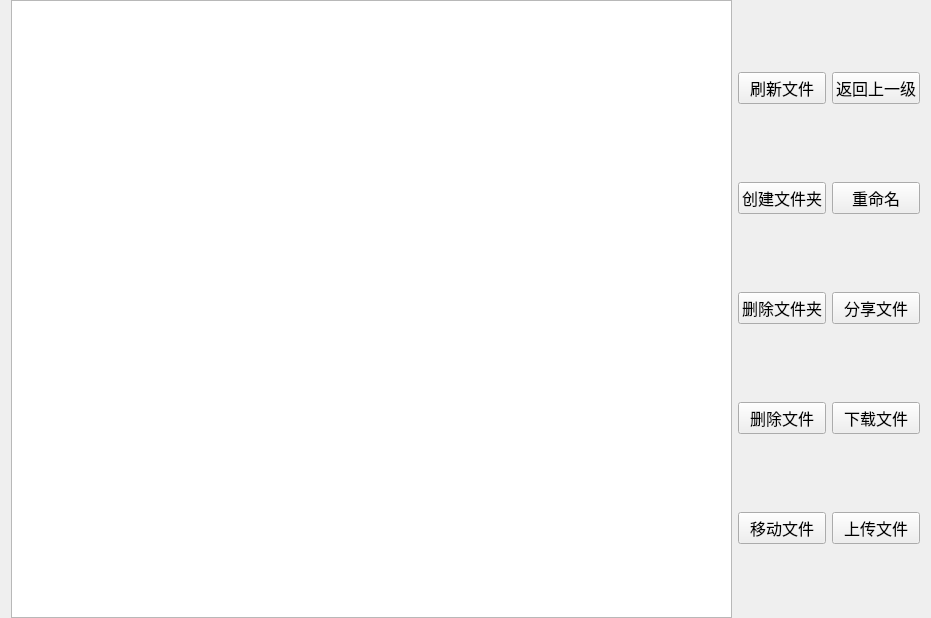
<?xml version="1.0" encoding="UTF-8"?>
<ui version="4.0">
 <class>File</class>
 <widget class="QWidget" name="File">
  <property name="geometry">
   <rect>
    <x>0</x>
    <y>0</y>
    <width>931</width>
    <height>618</height>
   </rect>
  </property>
  <property name="windowTitle">
   <string>Form</string>
  </property>
  <layout class="QGridLayout" name="gridLayout_2">
   <property name="topMargin">
    <number>0</number>
   </property>
   <property name="bottomMargin">
    <number>0</number>
   </property>
   <item row="0" column="0">
    <layout class="QHBoxLayout" name="horizontalLayout">
     <item>
      <widget class="QListWidget" name="file_LW"/>
     </item>
     <item>
      <layout class="QGridLayout" name="gridLayout">
       <item row="0" column="0">
        <widget class="QPushButton" name="flushFile_PB">
         <property name="font">
          <font>
           <family>Agency FB</family>
           <pointsize>12</pointsize>
          </font>
         </property>
         <property name="text">
          <string>刷新文件</string>
         </property>
        </widget>
       </item>
       <item row="0" column="1">
        <widget class="QPushButton" name="return_PB">
         <property name="font">
          <font>
           <family>Agency FB</family>
           <pointsize>12</pointsize>
          </font>
         </property>
         <property name="text">
          <string>返回上一级</string>
         </property>
        </widget>
       </item>
       <item row="1" column="0">
        <widget class="QPushButton" name="mkdir_PB">
         <property name="font">
          <font>
           <family>Agency FB</family>
           <pointsize>12</pointsize>
          </font>
         </property>
         <property name="text">
          <string>创建文件夹</string>
         </property>
        </widget>
       </item>
       <item row="1" column="1">
        <widget class="QPushButton" name="renameFile_PB">
         <property name="font">
          <font>
           <family>Agency FB</family>
           <pointsize>12</pointsize>
          </font>
         </property>
         <property name="text">
          <string>重命名</string>
         </property>
        </widget>
       </item>
       <item row="2" column="0">
        <widget class="QPushButton" name="rmdir_PB">
         <property name="font">
          <font>
           <family>Agency FB</family>
           <pointsize>12</pointsize>
          </font>
         </property>
         <property name="text">
          <string>删除文件夹</string>
         </property>
        </widget>
       </item>
       <item row="2" column="1">
        <widget class="QPushButton" name="shareFile_PB">
         <property name="font">
          <font>
           <family>Agency FB</family>
           <pointsize>12</pointsize>
          </font>
         </property>
         <property name="text">
          <string>分享文件</string>
         </property>
        </widget>
       </item>
       <item row="3" column="0">
        <widget class="QPushButton" name="rmFile_PB">
         <property name="font">
          <font>
           <family>Agency FB</family>
           <pointsize>12</pointsize>
          </font>
         </property>
         <property name="text">
          <string>删除文件</string>
         </property>
        </widget>
       </item>
       <item row="3" column="1">
        <widget class="QPushButton" name="downloadFile_PB">
         <property name="font">
          <font>
           <family>Agency FB</family>
           <pointsize>12</pointsize>
          </font>
         </property>
         <property name="text">
          <string>下载文件</string>
         </property>
        </widget>
       </item>
       <item row="4" column="0">
        <widget class="QPushButton" name="moveFile_PB">
         <property name="font">
          <font>
           <family>Agency FB</family>
           <pointsize>12</pointsize>
          </font>
         </property>
         <property name="text">
          <string>移动文件</string>
         </property>
        </widget>
       </item>
       <item row="4" column="1">
        <widget class="QPushButton" name="uploadFile_PB">
         <property name="font">
          <font>
           <family>Agency FB</family>
           <pointsize>12</pointsize>
          </font>
         </property>
         <property name="text">
          <string>上传文件</string>
         </property>
        </widget>
       </item>
      </layout>
     </item>
    </layout>
   </item>
  </layout>
 </widget>
 <resources/>
 <connections/>
</ui>
